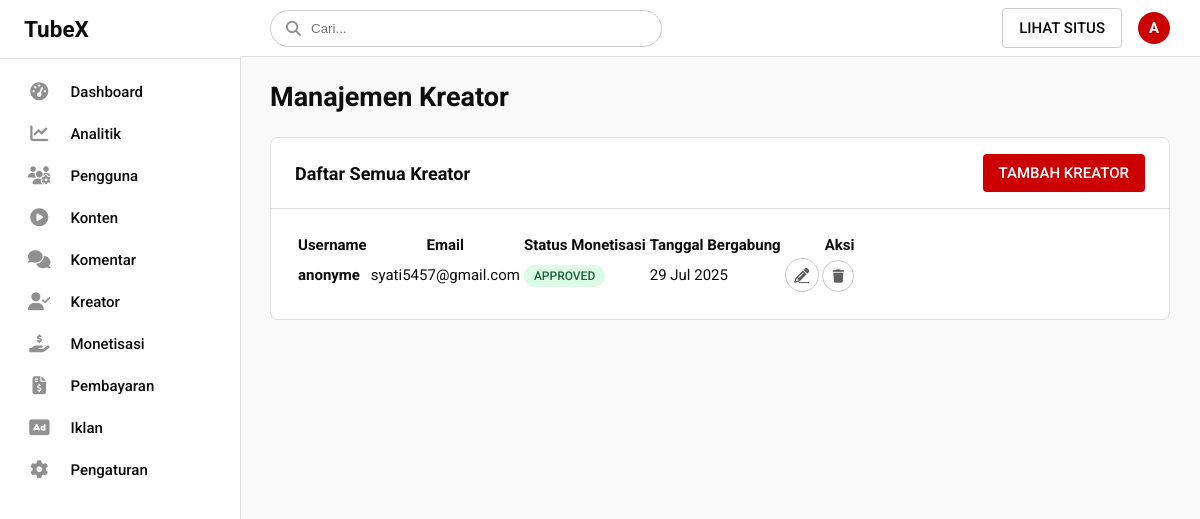
Screenshot of /admin/creators.php (signed in) with the database file from the repository.
### tables this page shows
CREATE TABLE `users` (
  `id` int(11) NOT NULL,
  `username` varchar(50) NOT NULL,
  `email` varchar(100) NOT NULL,
  `password` varchar(255) NOT NULL,
  `role` enum('user','creator','admin') NOT NULL DEFAULT 'user',
  `balance` decimal(20,10) NOT NULL DEFAULT 0.0000000000,
  `creator_earnings` decimal(20,10) NOT NULL DEFAULT 0.0000000000,
  `monetization_status` enum('not_applied','pending','approved','rejected') NOT NULL DEFAULT 'not_applied',
  `ad_zone_id` int(11) DEFAULT NULL,
  `revenue_share` tinyint(3) DEFAULT 55 COMMENT 'Persentase bagi hasil untuk kreator (e.g., 55 untuk 55%)',
  `created_at` timestamp NULL DEFAULT current_timestamp()
);

### admin/creators.php (the view, shortened to what this page needs)
<?php
require_once '../includes/db_connect.php';
$creators = $pdo->query(
    "SELECT id, username, email, monetization_status, created_at
     FROM users
     WHERE role = 'creator'
     ORDER BY created_at DESC"
)->fetchAll();
include '../includes/templates/header_admin.php';
?>
<h1>Manajemen Kreator</h1>
<div class="admin-section">
    <div class="section-header">
        <h2>Daftar Semua Kreator</h2>
        <a href="creator_form.php" class="btn btn-primary">Tambah Kreator</a>
    </div>
    <div class="content">
        <table class="admin-table">
            <thead>
                <tr>
                    <th>Username</th>
                    <th>Email</th>
                    <th>Status Monetisasi</th>
                    <th>Tanggal Bergabung</th>
                    <th style="text-align: right;">Aksi</th>
                </tr>
            </thead>
            <tbody>
                <?php if (count($creators) > 0): ?>
                    <?php foreach ($creators as $creator): ?>
                    <tr>
                        <td><strong><?= htmlspecialchars($creator['username']) ?></strong></td>
                        <td><?= htmlspecialchars($creator['email']) ?></td>
                        <td>
                            <span class="status-badge status-<?= htmlspecialchars($creator['monetization_status']) ?>">
                                <?= ucfirst(str_replace('_', ' ', $creator['monetization_status'])) ?>
                            </span>
                        </td>
                        <td><?= date('d M Y', strtotime($creator['created_at'])) ?></td>
                        <td class="action-buttons" style="text-align: right;">
                            <a href="creator_form.php?edit_id=<?= $creator['id'] ?>" class="btn-edit"><i class="fas fa-pencil-alt"></i></a>
                            <form method="POST" onsubmit="return confirm('PERINGATAN: Menghapus kreator ini tidak bisa diurungkan. Lanjutkan?');" style="display:inline;">
                                <button type="submit" class="btn-delete"><i class="fas fa-trash"></i></button>
                            </form>
                        </td>
                    </tr>
                    <?php endforeach; ?>
                <?php else: ?>
                    <tr>
                        <td colspan="5" style="text-align:center; padding: 20px;">Belum ada kreator yang terdaftar di platform Anda.</td>
                    </tr>
                <?php endif; ?>
            </tbody>
        </table>
    </div>
</div>
<?php
include '../includes/templates/footer_admin.php';
?>

### assets/css/style_admin.css (style rules this page uses)
:root { --bg-main: #f9f9f9; --bg-sidebar: #ffffff; --bg-topbar: #ffffff; --bg-card: #ffffff; --text-primary: #0d0d0d; --text-secondary: #606060; --border-color: #e0e0e0; --primary-color: #cc0000; --primary-hover: #990000; --sidebar-icon: #909090; --sidebar-active-bg: #f2f2f2; --shadow: 0 1px 4px rgba(0, 0, 0, 0.04); --success-color: #16a34a; --danger-color: #dc2626; }
body { background-color: var(--bg-main); color: var(--text-primary); font-family: 'Roboto', sans-serif; margin: 0; font-size: 15px; }
.admin-content-area h1 { font-size: 1.8em; margin: 0 0 24px 0; }
.admin-section { background-color: var(--bg-card); border: 1px solid var(--border-color); border-radius: 8px; margin-bottom: 24px; }
.admin-section .section-header { display: flex; justify-content: space-between; align-items: center; padding: 16px 24px; border-bottom: 1px solid var(--border-color); }
.admin-section .section-header h2 { font-size: 1.2em; margin: 0; }
.admin-section .content { padding: 24px; }
.btn, button, .button { text-transform: uppercase; font-weight: 500; border-radius: 4px; padding: 10px 16px; border: none; cursor: pointer; text-decoration: none; transition: background-color 0.2s; }
.btn-primary, button[type="submit"] { background-color: var(--primary-color); color: white; }

### admin/creators.php (style rules this page uses)
.section-header { display: flex; justify-content: space-between; align-items: center; padding: 16px 24px; border-bottom: 1px solid var(--border-color); }
.section-header h2 { margin: 0; font-size: 1.2em; }
.admin-table td strong { color: var(--text-primary); }
.action-buttons .btn-edit, .action-buttons .btn-delete { background: none; border: 1px solid #ccc; color: var(--text-secondary); width: 32px; height: 32px; border-radius: 50%; display: inline-flex; justify-content: center; align-items: center; padding: 0; }
.status-badge { font-size: 0.8em; padding: 4px 10px; border-radius: 20px; font-weight: 500; text-transform: uppercase; }
.status-badge.status-approved { background-color: #dcfce7; color: #166534; }

### rows the page displays
users: username "anonyme", email "syati5457@gmail.com", monetization_status "APPROVED", created_at "29 Jul 2025"

### other values shown
substr($_SESSION['username'], 0, 1) "A"
